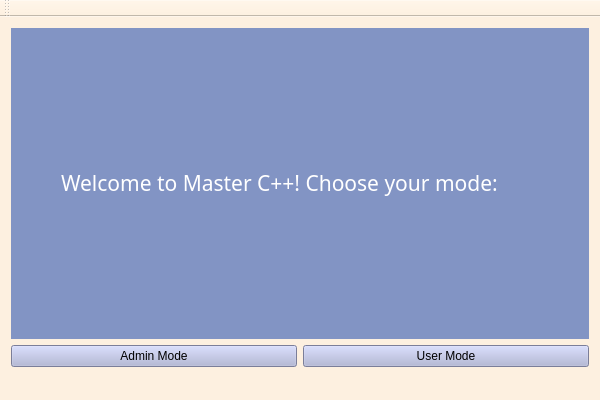
<?xml version="1.0" encoding="UTF-8"?>
<ui version="4.0">
 <class>MainGuiClass</class>
 <widget class="QMainWindow" name="MainGuiClass">
  <property name="geometry">
   <rect>
    <x>0</x>
    <y>0</y>
    <width>600</width>
    <height>400</height>
   </rect>
  </property>
  <property name="windowTitle">
   <string>MainGui</string>
  </property>
  <property name="styleSheet">
   <string notr="true">background: rgb(253, 240, 224)</string>
  </property>
  <widget class="QWidget" name="centralWidget">
   <layout class="QHBoxLayout" name="horizontalLayout_2">
    <item>
     <layout class="QVBoxLayout" name="verticalLayout">
      <item>
       <widget class="QLabel" name="label">
        <property name="palette">
         <palette>
          <active>
           <colorrole role="Button">
            <brush brushstyle="SolidPattern">
             <color alpha="255">
              <red>130</red>
              <green>148</green>
              <blue>196</blue>
             </color>
            </brush>
           </colorrole>
           <colorrole role="Base">
            <brush brushstyle="SolidPattern">
             <color alpha="255">
              <red>130</red>
              <green>148</green>
              <blue>196</blue>
             </color>
            </brush>
           </colorrole>
           <colorrole role="Window">
            <brush brushstyle="SolidPattern">
             <color alpha="255">
              <red>130</red>
              <green>148</green>
              <blue>196</blue>
             </color>
            </brush>
           </colorrole>
           <colorrole role="ToolTipBase">
            <brush brushstyle="SolidPattern">
             <color alpha="255">
              <red>200</red>
              <green>190</green>
              <blue>200</blue>
             </color>
            </brush>
           </colorrole>
          </active>
          <inactive>
           <colorrole role="Button">
            <brush brushstyle="SolidPattern">
             <color alpha="255">
              <red>130</red>
              <green>148</green>
              <blue>196</blue>
             </color>
            </brush>
           </colorrole>
           <colorrole role="Base">
            <brush brushstyle="SolidPattern">
             <color alpha="255">
              <red>130</red>
              <green>148</green>
              <blue>196</blue>
             </color>
            </brush>
           </colorrole>
           <colorrole role="Window">
            <brush brushstyle="SolidPattern">
             <color alpha="255">
              <red>130</red>
              <green>148</green>
              <blue>196</blue>
             </color>
            </brush>
           </colorrole>
           <colorrole role="ToolTipBase">
            <brush brushstyle="SolidPattern">
             <color alpha="255">
              <red>200</red>
              <green>190</green>
              <blue>200</blue>
             </color>
            </brush>
           </colorrole>
          </inactive>
          <disabled>
           <colorrole role="Button">
            <brush brushstyle="SolidPattern">
             <color alpha="255">
              <red>130</red>
              <green>148</green>
              <blue>196</blue>
             </color>
            </brush>
           </colorrole>
           <colorrole role="Base">
            <brush brushstyle="SolidPattern">
             <color alpha="255">
              <red>130</red>
              <green>148</green>
              <blue>196</blue>
             </color>
            </brush>
           </colorrole>
           <colorrole role="Window">
            <brush brushstyle="SolidPattern">
             <color alpha="255">
              <red>130</red>
              <green>148</green>
              <blue>196</blue>
             </color>
            </brush>
           </colorrole>
           <colorrole role="ToolTipBase">
            <brush brushstyle="SolidPattern">
             <color alpha="255">
              <red>200</red>
              <green>190</green>
              <blue>200</blue>
             </color>
            </brush>
           </colorrole>
          </disabled>
         </palette>
        </property>
        <property name="font">
         <font>
          <family>Britannic Bold</family>
          <pointsize>12</pointsize>
          <italic>false</italic>
          <bold>false</bold>
         </font>
        </property>
        <property name="styleSheet">
         <string notr="true">background: rgb(130, 148, 196);
border-left-color: rgb(255, 170, 255);</string>
        </property>
        <property name="text">
         <string>&lt;html&gt;&lt;head/&gt;&lt;body&gt;&lt;p&gt;&lt;span style=&quot; font-size:16pt; color:#ffffff;&quot;&gt;Welcome to Master C++! Choose your mode: &lt;/span&gt;&lt;/p&gt;&lt;/body&gt;&lt;/html&gt;</string>
        </property>
        <property name="margin">
         <number>150</number>
        </property>
        <property name="indent">
         <number>50</number>
        </property>
       </widget>
      </item>
      <item>
       <layout class="QHBoxLayout" name="horizontalLayout">
        <item>
         <widget class="QPushButton" name="admin_mode">
          <property name="styleSheet">
           <string notr="true">background:rgb(172, 177, 214)</string>
          </property>
          <property name="text">
           <string>Admin Mode</string>
          </property>
         </widget>
        </item>
        <item>
         <widget class="QPushButton" name="user_mode">
          <property name="styleSheet">
           <string notr="true">
background-color: rgb(172, 177, 214);</string>
          </property>
          <property name="text">
           <string>User Mode</string>
          </property>
         </widget>
        </item>
       </layout>
      </item>
     </layout>
    </item>
   </layout>
  </widget>
  <widget class="QMenuBar" name="menuBar">
   <property name="geometry">
    <rect>
     <x>0</x>
     <y>0</y>
     <width>600</width>
     <height>22</height>
    </rect>
   </property>
  </widget>
  <widget class="QToolBar" name="mainToolBar">
   <attribute name="toolBarArea">
    <enum>TopToolBarArea</enum>
   </attribute>
   <attribute name="toolBarBreak">
    <bool>false</bool>
   </attribute>
  </widget>
  <widget class="QStatusBar" name="statusBar"/>
 </widget>
 <layoutdefault spacing="6" margin="11"/>
 <resources/>
 <connections/>
</ui>
